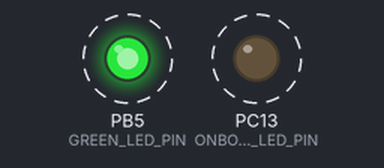
This program was run on a simulated STM32 Blue Pill. On the bench: output pins drawn as LEDs (lit = HIGH). Dashed ring = blinking.

Above: at 0.2 s.
Timing chart, 0 to 3.0 s (numbered marks = the images above):
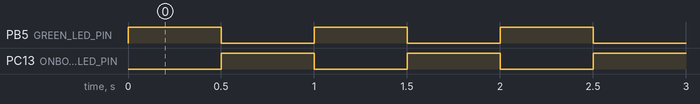

The program:

main.cpp
```cpp
/*
 * ============================================================
 *  HARDWARE BRING-UP TEST — Green LED Blink on PB5
 * ============================================================
 *
 *  Board:    STM32F103C8T6 "Blue Pill" (or GD32F103C8T6)
 *  Purpose:  Verify that the toolchain, ST-Link, and one GPIO
 *            pin work before wiring anything else.
 *
 *  Wiring required:
 *    PB5 ──→ 220Ω resistor ──→ Green LED (long leg / anode)
 *    Green LED (short leg / cathode) ──→ GND
 *
 *  Expected behavior:
 *    Green LED turns ON for 500 ms, OFF for 500 ms (1 Hz blink)
 *    Onboard PC13 LED also blinks in sync (inverted — active LOW)
 *
 *  This file does NOT initialize motors, Bluetooth, HC-SR04,
 *  or any other peripheral. It is a standalone bring-up test.
 * ============================================================
 */

#define GREEN_LED_PIN   PB5    // External green LED via 220Ω
#define ONBOARD_LED_PIN PC13   // Blue Pill onboard LED (active LOW)

void setup() {
    // Configure PB5 as a push-pull digital output
    pinMode(GREEN_LED_PIN, OUTPUT);

    // Also blink the onboard LED so we get visual feedback
    // even if external wiring is wrong
    pinMode(ONBOARD_LED_PIN, OUTPUT);

    // Start with both LEDs OFF
    digitalWrite(GREEN_LED_PIN, LOW);
    digitalWrite(ONBOARD_LED_PIN, HIGH);  // HIGH = OFF on PC13 (active LOW)
}

void loop() {
    // ── ON phase (500 ms) ──
    digitalWrite(GREEN_LED_PIN, HIGH);     // External green LED ON
    digitalWrite(ONBOARD_LED_PIN, LOW);    // Onboard LED ON (active LOW)
    delay(500);

    // ── OFF phase (500 ms) ──
    digitalWrite(GREEN_LED_PIN, LOW);      // External green LED OFF
    digitalWrite(ONBOARD_LED_PIN, HIGH);   // Onboard LED OFF (active LOW)
    delay(500);
}
```

Measured:
- by itself, PB5 (GREEN_LED_PIN), PC13 (ONBOARD_LED_PIN): alternates HIGH for 0.50 s and LOW for 0.50 s
